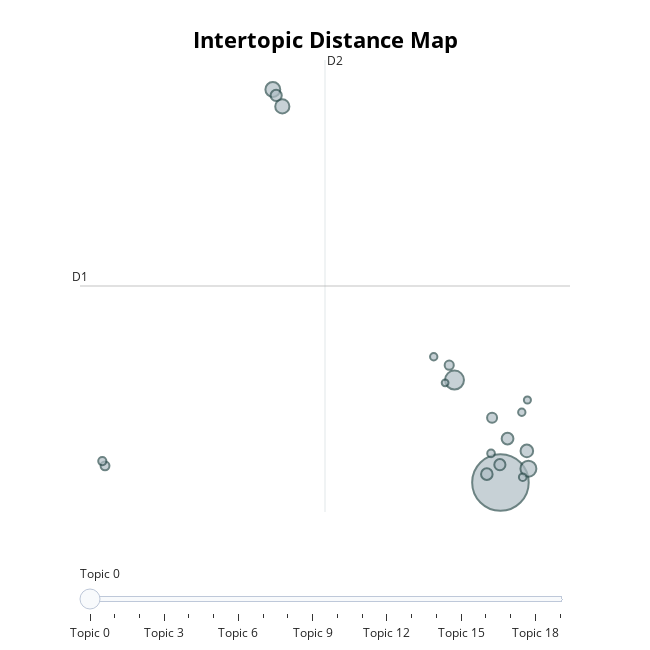

The cell this chart's notebook holds for it:
### Code cell
model.visualize_topics()

### Figure 1 — Plotly figure (JSON) as saved in the notebook; plotly's stock layout.template omitted (floating-point values rounded to 4 significant figures)
{"data": [{"customdata": [[0, "said | china | year | bank | inflation", 767], [1, "energy | power | heat | green | coal", 86], [2, "africa | said | south | african | bank", 61], [3, "russia | ukraine | putin | wagner | russian", 53], [4, "oil | crude | saudi | opec | supply", 48], [5, "argentina | inflation | central | said | massa", 38], [6, "canada | canadian | said | rate | news", 33], [7, "thailand | pita | thai | said | baht", 32], [8, "vehicles | car | sales | tesla | ev", 30], [9, "russia | crude | russian | shipments | barrels", 30], [10, "pakistan | imf | debt | sri | lanka", 24], [11, "police | france | french | macron | paris", 20], [12, "mitsotakis | greece | greek | minister | athens", 19], [13, "lira | turkey | erdogan | ahlatci | turkish", 16], [14, "brazil | reais | sa | brazilian | company", 14], [15, "genesis | people | company | nestlé | citic", 14], [16, "food | dairy | tomatoes | methane | climate", 13], [17, "water | thames | debt | companies | inflationlinked", 13], [18, "know | like | building | office | really", 12], [19, "lithium | byd | battery | chile | catamarca", 11]], "hovertemplate": "<b>Topic %{customdata[0]}</b><br>%{customdata[1]}<br>Size: %{customdata[2]}", "legendgroup": "", "marker": {"color": "#B0BEC5", "line": {"color": "DarkSlateGrey", "width": 2}, "size": [767, 86, 61, 53, 48, 38, 33, 32, 30, 30, 24, 20, 19, 16, 14, 14, 13, 13, 12, 11], "sizemode": "area", "sizeref": 0.4794, "symbol": "circle"}, "mode": "markers", "name": "", "orientation": "v", "showlegend": false, "type": "scatter", "x": [10.68, 8.71, 11.87, 0.9337, 1.339, 11.81, 10.98, 10.09, 10.65, 1.076, 10.32, 8.484, -6.251, -6.367, 11.63, 10.27, 7.821, 11.59, 11.83, 8.309], "xaxis": "x", "y": [-4.726, -2.258, -4.393, 4.737, 4.331, -3.964, -3.669, -4.524, -4.295, 4.594, -3.167, -1.9, -4.324, -4.209, -4.598, -4.024, -1.697, -3.033, -2.74, -2.326], "yaxis": "y"}], "layout": {"annotations": [{"showarrow": false, "text": "D1", "x": -7.322, "y": 0.006263, "yshift": 10}, {"showarrow": false, "text": "D2", "x": 3.166, "xshift": 10, "y": 5.448}], "height": 650, "hoverlabel": {"bgcolor": "white", "font": {"family": "Rockwell", "size": 16}}, "legend": {"itemsizing": "constant", "tracegroupgap": 0}, "margin": {"t": 60}, "shapes": [{"line": {"color": "#CFD8DC", "width": 2}, "type": "line", "x0": 3.166, "x1": 3.166, "y0": -5.435, "y1": 5.448}, {"line": {"color": "#9E9E9E", "width": 2}, "type": "line", "x0": -7.322, "x1": 13.65, "y0": 0.006263, "y1": 0.006263}], "sliders": [{"active": 0, "pad": {"t": 50}, "steps": [{"args": [{"marker.color": [["red", "#B0BEC5", "#B0BEC5", "#B0BEC5", "#B0BEC5", "#B0BEC5", "#B0BEC5", "#B0BEC5", "#B0BEC5", "#B0BEC5", "#B0BEC5", "#B0BEC5", "#B0BEC5", "#B0BEC5", "#B0BEC5", "#B0BEC5", "#B0BEC5", "#B0BEC5", "#B0BEC5", "#B0BEC5"]]}], "label": "Topic 0", "method": "update"}, {"args": [{"marker.color": [["#B0BEC5", "red", "#B0BEC5", "#B0BEC5", "#B0BEC5", "#B0BEC5", "#B0BEC5", "#B0BEC5", "#B0BEC5", "#B0BEC5", "#B0BEC5", "#B0BEC5", "#B0BEC5", "#B0BEC5", "#B0BEC5", "#B0BEC5", "#B0BEC5", "#B0BEC5", "#B0BEC5", "#B0BEC5"]]}], "label": "Topic 1", "method": "update"}, {"args": [{"marker.color": [["#B0BEC5", "#B0BEC5", "red", "#B0BEC5", "#B0BEC5", "#B0BEC5", "#B0BEC5", "#B0BEC5", "#B0BEC5", "#B0BEC5", "#B0BEC5", "#B0BEC5", "#B0BEC5", "#B0BEC5", "#B0BEC5", "#B0BEC5", "#B0BEC5", "#B0BEC5", "#B0BEC5", "#B0BEC5"]]}], "label": "Topic 2", "method": "update"}, {"args": [{"marker.color": [["#B0BEC5", "#B0BEC5", "#B0BEC5", "red", "#B0BEC5", "#B0BEC5", "#B0BEC5", "#B0BEC5", "#B0BEC5", "#B0BEC5", "#B0BEC5", "#B0BEC5", "#B0BEC5", "#B0BEC5", "#B0BEC5", "#B0BEC5", "#B0BEC5", "#B0BEC5", "#B0BEC5", "#B0BEC5"]]}], "label": "Topic 3", "method": "update"}, {"args": [{"marker.color": [["#B0BEC5", "#B0BEC5", "#B0BEC5", "#B0BEC5", "red", "#B0BEC5", "#B0BEC5", "#B0BEC5", "#B0BEC5", "#B0BEC5", "#B0BEC5", "#B0BEC5", "#B0BEC5", "#B0BEC5", "#B0BEC5", "#B0BEC5", "#B0BEC5", "#B0BEC5", "#B0BEC5", "#B0BEC5"]]}], "label": "Topic 4", "method": "update"}, {"args": [{"marker.color": [["#B0BEC5", "#B0BEC5", "#B0BEC5", "#B0BEC5", "#B0BEC5", "red", "#B0BEC5", "#B0BEC5", "#B0BEC5", "#B0BEC5", "#B0BEC5", "#B0BEC5", "#B0BEC5", "#B0BEC5", "#B0BEC5", "#B0BEC5", "#B0BEC5", "#B0BEC5", "#B0BEC5", "#B0BEC5"]]}], "label": "Topic 5", "method": "update"}, {"args": [{"marker.color": [["#B0BEC5", "#B0BEC5", "#B0BEC5", "#B0BEC5", "#B0BEC5", "#B0BEC5", "red", "#B0BEC5", "#B0BEC5", "#B0BEC5", "#B0BEC5", "#B0BEC5", "#B0BEC5", "#B0BEC5", "#B0BEC5", "#B0BEC5", "#B0BEC5", "#B0BEC5", "#B0BEC5", "#B0BEC5"]]}], "label": "Topic 6", "method": "update"}, {"args": [{"marker.color": [["#B0BEC5", "#B0BEC5", "#B0BEC5", "#B0BEC5", "#B0BEC5", "#B0BEC5", "#B0BEC5", "red", "#B0BEC5", "#B0BEC5", "#B0BEC5", "#B0BEC5", "#B0BEC5", "#B0BEC5", "#B0BEC5", "#B0BEC5", "#B0BEC5", "#B0BEC5", "#B0BEC5", "#B0BEC5"]]}], "label": "Topic 7", "method": "update"}, {"args": [{"marker.color": [["#B0BEC5", "#B0BEC5", "#B0BEC5", "#B0BEC5", "#B0BEC5", "#B0BEC5", "#B0BEC5", "#B0BEC5", "red", "#B0BEC5", "#B0BEC5", "#B0BEC5", "#B0BEC5", "#B0BEC5", "#B0BEC5", "#B0BEC5", "#B0BEC5", "#B0BEC5", "#B0BEC5", "#B0BEC5"]]}], "label": "Topic 8", "method": "update"}, {"args": [{"marker.color": [["#B0BEC5", "#B0BEC5", "#B0BEC5", "#B0BEC5", "#B0BEC5", "#B0BEC5", "#B0BEC5", "#B0BEC5", "#B0BEC5", "red", "#B0BEC5", "#B0BEC5", "#B0BEC5", "#B0BEC5", "#B0BEC5", "#B0BEC5", "#B0BEC5", "#B0BEC5", "#B0BEC5", "#B0BEC5"]]}], "label": "Topic 9", "method": "update"}, {"args": [{"marker.color": [["#B0BEC5", "#B0BEC5", "#B0BEC5", "#B0BEC5", "#B0BEC5", "#B0BEC5", "#B0BEC5", "#B0BEC5", "#B0BEC5", "#B0BEC5", "red", "#B0BEC5", "#B0BEC5", "#B0BEC5", "#B0BEC5", "#B0BEC5", "#B0BEC5", "#B0BEC5", "#B0BEC5", "#B0BEC5"]]}], "label": "Topic 10", "method": "update"}, {"args": [{"marker.color": [["#B0BEC5", "#B0BEC5", "#B0BEC5", "#B0BEC5", "#B0BEC5", "#B0BEC5", "#B0BEC5", "#B0BEC5", "#B0BEC5", "#B0BEC5", "#B0BEC5", "red", "#B0BEC5", "#B0BEC5", "#B0BEC5", "#B0BEC5", "#B0BEC5", "#B0BEC5", "#B0BEC5", "#B0BEC5"]]}], "label": "Topic 11", "method": "update"}, {"args": [{"marker.color": [["#B0BEC5", "#B0BEC5", "#B0BEC5", "#B0BEC5", "#B0BEC5", "#B0BEC5", "#B0BEC5", "#B0BEC5", "#B0BEC5", "#B0BEC5", "#B0BEC5", "#B0BEC5", "red", "#B0BEC5", "#B0BEC5", "#B0BEC5", "#B0BEC5", "#B0BEC5", "#B0BEC5", "#B0BEC5"]]}], "label": "Topic 12", "method": "update"}, {"args": [{"marker.color": [["#B0BEC5", "#B0BEC5", "#B0BEC5", "#B0BEC5", "#B0BEC5", "#B0BEC5", "#B0BEC5", "#B0BEC5", "#B0BEC5", "#B0BEC5", "#B0BEC5", "#B0BEC5", "#B0BEC5", "red", "#B0BEC5", "#B0BEC5", "#B0BEC5", "#B0BEC5", "#B0BEC5", "#B0BEC5"]]}], "label": "Topic 13", "method": "update"}, {"args": [{"marker.color": [["#B0BEC5", "#B0BEC5", "#B0BEC5", "#B0BEC5", "#B0BEC5", "#B0BEC5", "#B0BEC5", "#B0BEC5", "#B0BEC5", "#B0BEC5", "#B0BEC5", "#B0BEC5", "#B0BEC5", "#B0BEC5", "red", "#B0BEC5", "#B0BEC5", "#B0BEC5", "#B0BEC5", "#B0BEC5"]]}], "label": "Topic 14", "method": "update"}, {"args": [{"marker.color": [["#B0BEC5", "#B0BEC5", "#B0BEC5", "#B0BEC5", "#B0BEC5", "#B0BEC5", "#B0BEC5", "#B0BEC5", "#B0BEC5", "#B0BEC5", "#B0BEC5", "#B0BEC5", "#B0BEC5", "#B0BEC5", "#B0BEC5", "red", "#B0BEC5", "#B0BEC5", "#B0BEC5", "#B0BEC5"]]}], "label": "Topic 15", "method": "update"}, {"args": [{"marker.color": [["#B0BEC5", "#B0BEC5", "#B0BEC5", "#B0BEC5", "#B0BEC5", "#B0BEC5", "#B0BEC5", "#B0BEC5", "#B0BEC5", "#B0BEC5", "#B0BEC5", "#B0BEC5", "#B0BEC5", "#B0BEC5", "#B0BEC5", "#B0BEC5", "red", "#B0BEC5", "#B0BEC5", "#B0BEC5"]]}], "label": "Topic 16", "method": "update"}, {"args": [{"marker.color": [["#B0BEC5", "#B0BEC5", "#B0BEC5", "#B0BEC5", "#B0BEC5", "#B0BEC5", "#B0BEC5", "#B0BEC5", "#B0BEC5", "#B0BEC5", "#B0BEC5", "#B0BEC5", "#B0BEC5", "#B0BEC5", "#B0BEC5", "#B0BEC5", "#B0BEC5", "red", "#B0BEC5", "#B0BEC5"]]}], "label": "Topic 17", "method": "update"}, {"args": [{"marker.color": [["#B0BEC5", "#B0BEC5", "#B0BEC5", "#B0BEC5", "#B0BEC5", "#B0BEC5", "#B0BEC5", "#B0BEC5", "#B0BEC5", "#B0BEC5", "#B0BEC5", "#B0BEC5", "#B0BEC5", "#B0BEC5", "#B0BEC5", "#B0BEC5", "#B0BEC5", "#B0BEC5", "red", "#B0BEC5"]]}], "label": "Topic 18", "method": "update"}, {"args": [{"marker.color": [["#B0BEC5", "#B0BEC5", "#B0BEC5", "#B0BEC5", "#B0BEC5", "#B0BEC5", "#B0BEC5", "#B0BEC5", "#B0BEC5", "#B0BEC5", "#B0BEC5", "#B0BEC5", "#B0BEC5", "#B0BEC5", "#B0BEC5", "#B0BEC5", "#B0BEC5", "#B0BEC5", "#B0BEC5", "red"]]}], "label": "Topic 19", "method": "update"}]}], "title": {"font": {"color": "Black", "size": 22}, "text": "<b>Intertopic Distance Map</b>", "x": 0.5, "xanchor": "center", "y": 0.95, "yanchor": "top"}, "width": 650, "xaxis": {"anchor": "y", "domain": [0, 1], "range": [-7.322, 13.65], "title": {"text": ""}, "visible": false}, "yaxis": {"anchor": "x", "domain": [0, 1], "range": [-5.435, 5.448], "title": {"text": ""}, "visible": false}}}
